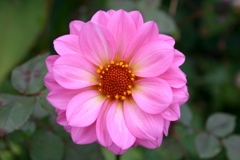
#> input picture flower.jpg, 240 x 160 px
$ python predictive.py
#> lines starting #> are read from the running program, lines starting #| are printed output that depends on the picture
### hist.py
import cv2
import numpy as np
import matplotlib.pyplot as plt
from pathlib import Path
from sys import argv
FILENAME="flower.jpg"

# trade space for time - use C arrays in memory (fast)
# instead of loops in python (very slow)
# [25 lines left out: function histogram_smoothing, not called in this run]


def draw_histogram(img, img2):
    fig, (ax1, ax2) = plt.subplots(2)
    bins = np.linspace(0,255,100)
    ax1.hist(img.flatten(), bins=bins)
    ax2.hist(img2.flatten(), bins=bins)
    plt.show()


# [11 lines that do not run on import are left out]

### predictive.py
import cv2
import numpy as np
from pathlib import Path
from sys import argv
from typing import List, ByteString
from hist import draw_histogram
import zlib
FILENAME="flower.jpg"
SIZE_BYTES=4
SIZE_ORDER='big'
THRESHOLD=10
DRAW_DELAY=300

# ripped straight from the PNG format specification at
# https://www.w3.org/TR/PNG-Filters.html
# had to use this due to the inter-dependency of
# pixels in the decoded output.
def paeth_serial_single(left, upper, upper_left):
    initial = left + upper - upper_left
    diff_left = abs(initial - left)
    diff_upper = abs(initial - upper)
    diff_upper_left = abs(initial - upper_left)
    if diff_left <= diff_upper and diff_left <= diff_upper_left:
        return left
    if diff_upper <= diff_upper_left:
        return upper
    return upper_left

# this is a somewhat clumsy implementation but it appears to work
def paeth_encode(n, m, img: np.ndarray, output: np.ndarray, thresh) -> np.ndarray:
    padded_img = np.pad(img, ((1,0), (1,0)))
    for i in range(n):
        for j in range(m):
            output[i][j] = padded_img[i+1][j+1] - \
                paeth_serial_single(
                    padded_img[i][j+1],
                    padded_img[i+1][j],
                    padded_img[i][j]
                )
            # In the lossy case, replace output pixel with 0 and
            # replace the input pixel with whatever the result of
            # the decode operation would be at this location
            if thresh > 0:
                if abs(output[i][j]) < thresh:
                    output[i][j] = 0
                    padded_img[i+1][j+1] = (output[i][j] + \
                        paeth_serial_single(
                            padded_img[i][j+1],
                            padded_img[i+1][j],
                            padded_img[i][j]
                        )) % 256
    return output

# need to do modulo 256 because the default type cast works differently
# - end up with trimmed values rather than modulated ones.
def paeth_decode(n, m, img: np.ndarray, output: np.ndarray) -> np.ndarray:
    padded_out = np.pad(output, ((1,0), (1,0)))
    for i in range(n):
        for j in range(m):
            padded_out[i+1][j+1] = (img[i][j] + \
                paeth_serial_single(
                    padded_out[i][j+1],
                    padded_out[i+1][j],
                    padded_out[i][j]
                )) % 256
    return padded_out[1:,1:]

# decoding has an output-output dependency so it can't
# be expressed as a numpy matrix operation. Well, unless
# you want to repeat it N times
def paeth_serial(img: np.ndarray, decode=False, thresh=0) -> np.ndarray:
    n, m = img.shape
    output = np.zeros(img.shape)
    if decode:
        res = paeth_decode(n, m, img.astype(np.int64), output.astype(np.int64))
    else:
        res = paeth_encode(n, m, img.astype(np.int64), output.astype(np.int64), thresh)
    return res.astype(np.uint8)

def compress(input: np.ndarray) -> ByteString:
    shape = b''.join([x.to_bytes(SIZE_BYTES, SIZE_ORDER) for x in input.shape])
    data = input.tobytes()
    return zlib.compress(shape+data, level=9)

def decompress(input: ByteString) -> np.ndarray:
    byte_array = zlib.decompress(input)
    shape = (int.from_bytes(byte_array[:SIZE_BYTES], SIZE_ORDER),
                int.from_bytes(byte_array[SIZE_BYTES:2*SIZE_BYTES], SIZE_ORDER))
    arr = np.frombuffer(byte_array[2*SIZE_BYTES:], dtype=np.uint8)
    return np.reshape(arr, shape)


if __name__ == "__main__":
    path = Path(argv[1] if len(argv) > 1 else FILENAME)
    img = cv2.imread(path.as_posix(), flags=cv2.IMREAD_GRAYSCALE)
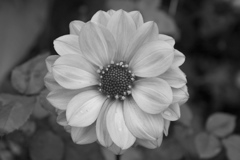
#> img: shape (160, 240); min 4, max 227, mean 100.8
    pred_noloss = paeth_serial(img)
#> in paeth_encode, `padded_img = np.pad(img, ((1,0), (1,0)))`:
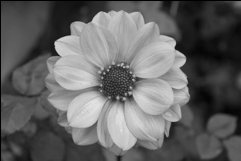
#> padded_img: shape (161, 241) int64; min 0, max 227, mean 99.8
#> the loop in paeth_encode, `for i in range(n):` made 160 passes
#> after the loop in paeth_encode, `for i in range(n):`:
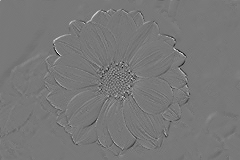
#> output: shape (160, 240) int64; min -109, max 122, mean -0.1; drawn with min black and max white
#> in paeth_serial, `return res.astype(np.uint8)`:
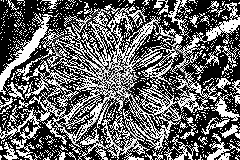
#> returned value: shape (160, 240); min 0, max 255, mean 102
    pred_wtloss = paeth_serial(img, thresh=THRESHOLD)
#> call 2 of paeth_serial, with decode = False, thresh = 10
#> in paeth_serial (call 2), `return res.astype(np.uint8)`:
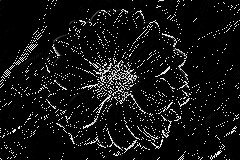
#> returned value: shape (160, 240); min 0, max 246, mean 18.7
    c_origin = compress(img)
    c_noloss = compress(pred_noloss)
    c_wtloss = compress(pred_wtloss)
    dc_noloss = decompress(c_noloss)
    dc_wtloss = decompress(c_wtloss)
    dec_noloss = paeth_serial(dc_noloss, decode=True)
#> in paeth_decode, `padded_out = np.pad(output, ((1,0), (1,0)))`: padded_out: shape (161, 241) int64; every value is 0
#> in paeth_decode, `padded_out = np.pad(output, ((1,0), (1,0)))`: output: shape (160, 240) int64; every value is 0
    dec_wtloss = paeth_serial(dc_wtloss, decode=True)

    diff = dec_noloss - dec_wtloss
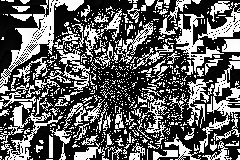
#> diff: shape (160, 240); min 0, max 255, mean 98.1

    print(f"Size of directly compressed original:\t{len(c_origin)}")
#| Size of directly compressed original:	30374
    print(f"Size of compressed predictive w/o loss:\t{len(c_noloss)}")
#| Size of compressed predictive w/o loss:	21095
    print(f"Size of compressed predictive w/t loss:\t{len(c_wtloss)}")
#| Size of compressed predictive w/t loss:	7689

    cv2.imwrite("predictive/{}_original.bmp".format(path.stem), img)
    cv2.imwrite("predictive/{}_enc_noloss.bmp".format(path.stem), dc_noloss)
    cv2.imwrite("predictive/{}_enc_wtloss.bmp".format(path.stem), dc_wtloss)
    cv2.imwrite("predictive/{}_dec_noloss.bmp".format(path.stem), dec_noloss)
    cv2.imwrite("predictive/{}_dec_wtloss.bmp".format(path.stem), dec_wtloss)
    cv2.imwrite("predictive/{}_diff_dec.bmp".format(path.stem), diff)

    cv2.imshow("original in grayscale", img)
    cv2.imshow("serial enc in grayscale", dc_noloss + 127)
    cv2.imshow("serial enc w loss in grayscale", dc_wtloss + 127)
    cv2.imshow("serial dec in grayscale", dec_noloss)
    cv2.imshow("serial dec w loss in grayscale", dec_wtloss)
    cv2.imshow("diff between lossy/lossless decoding", diff)
    cv2.waitKey(DRAW_DELAY)
    draw_histogram(pred_noloss + 127, pred_wtloss + 127)
#> in draw_histogram, `plt.show()`:
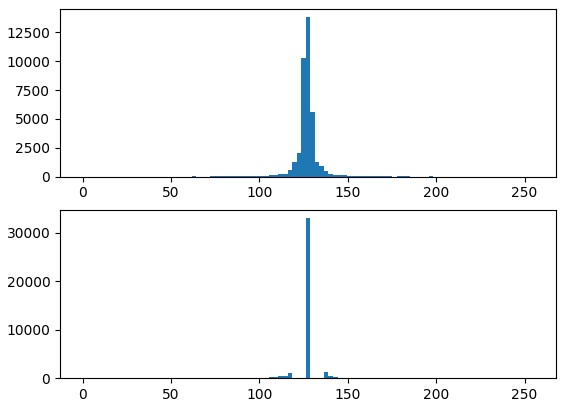
#> figure drawn by matplotlib, 2 panels; panel 1: tallest bar 13868 high, from x = 126.2 to 128.8; panel 2: tallest bar 32964 high, from x = 126.2 to 128.8
    cv2.destroyAllWindows()
